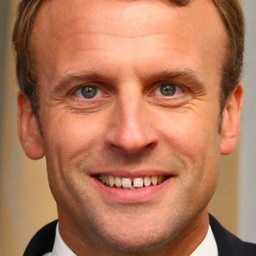
#> input picture imagenes/F22D0301.jpg, 256 x 256 px
$ python -i pysift.py   (imports and definitions only)
#> lines starting #> are read from the running program, lines starting #| are printed output that depends on the picture
#> further down, picture is the input picture: shape (256, 256, 3); mean B, G, R 92.2, 120.1, 178
"""Implementación de SIFT.

Tomada de: https://github.com/rmislam/PythonSIFT/"""

from numpy import all, any, array, arctan2, cos, sin, exp, dot, log, logical_and, roll, sqrt, stack, trace, unravel_index, pi, deg2rad, rad2deg, where, zeros, floor, full, nan, isnan, round, float32
from numpy.linalg import det, lstsq, norm
from cv2 import resize, GaussianBlur, subtract, KeyPoint, INTER_LINEAR, INTER_NEAREST
from functools import cmp_to_key
import logging

####################
# Global variables #
####################

logger = logging.getLogger(__name__)
float_tolerance = 1e-7

#################
# Main function #
#################

def computeKeypointsAndDescriptors(image, sigma=1.6, num_intervals=3, assumed_blur=0.5, image_border_width=5):
    """Compute SIFT keypoints and descriptors for an input image
    """
#> called with sigma = 1.6, num_intervals = 3, assumed_blur = 0.5, image_border_width = 5
    image = image.astype('float32')
    base_image = generateBaseImage(image, sigma, assumed_blur)
    num_octaves = computeNumberOfOctaves(base_image.shape)
    gaussian_kernels = generateGaussianKernels(sigma, num_intervals)
    gaussian_images = generateGaussianImages(base_image, num_octaves, gaussian_kernels)
    dog_images = generateDoGImages(gaussian_images)
    keypoints = findScaleSpaceExtrema(gaussian_images, dog_images, num_intervals, sigma, image_border_width)
    keypoints = removeDuplicateKeypoints(keypoints)
    keypoints = convertKeypointsToInputImageSize(keypoints)
    descriptors = generateDescriptors(keypoints, gaussian_images)
    return keypoints, descriptors

#########################
# Image pyramid related #
#########################

def generateBaseImage(image, sigma, assumed_blur):
    """Generate base image from input image by upsampling by 2 in both directions and blurring
    """
#> called with sigma = 1.6, assumed_blur = 0.5
    logger.debug('Generating base image...')
    image = resize(image, (0, 0), fx=2, fy=2, interpolation=INTER_LINEAR)
#> image: shape (512, 512, 3) float32
    sigma_diff = sqrt(max((sigma ** 2) - ((2 * assumed_blur) ** 2), 0.01))
    return GaussianBlur(image, (0, 0), sigmaX=sigma_diff, sigmaY=sigma_diff)  # the image blur is now sigma instead of assumed_blur

def computeNumberOfOctaves(image_shape):
    """Compute number of octaves in image pyramid as function of base image shape (OpenCV default)
    """
    return int(round(log(min(image_shape)) / log(2) - 1))

def generateGaussianKernels(sigma, num_intervals):
    """Generate list of gaussian kernels at which to blur the input image. Default values of sigma, intervals, and octaves follow section 3 of Lowe's paper.
    """
#> called with sigma = 1.6, num_intervals = 3
    logger.debug('Generating scales...')
    num_images_per_octave = num_intervals + 3
    k = 2 ** (1. / num_intervals)
    gaussian_kernels = zeros(num_images_per_octave)  # scale of gaussian blur necessary to go from one blur scale to the next within an octave
    gaussian_kernels[0] = sigma

    for image_index in range(1, num_images_per_octave):
        sigma_previous = (k ** (image_index - 1)) * sigma
        sigma_total = k * sigma_previous
        gaussian_kernels[image_index] = sqrt(sigma_total ** 2 - sigma_previous ** 2)
    return gaussian_kernels

def generateGaussianImages(image, num_octaves, gaussian_kernels):
    """Generate scale-space pyramid of Gaussian images
    """
#> called with num_octaves = 1, gaussian_kernels = array of shape (6,)
    logger.debug('Generating Gaussian images...')
    gaussian_images = []

    for octave_index in range(num_octaves):
        gaussian_images_in_octave = []
        gaussian_images_in_octave.append(image)  # first image in octave already has the correct blur
        for gaussian_kernel in gaussian_kernels[1:]:
            image = GaussianBlur(image, (0, 0), sigmaX=gaussian_kernel, sigmaY=gaussian_kernel)
            gaussian_images_in_octave.append(image)
        gaussian_images.append(gaussian_images_in_octave)
        octave_base = gaussian_images_in_octave[-3]
        image = resize(octave_base, (int(octave_base.shape[1] / 2), int(octave_base.shape[0] / 2)), interpolation=INTER_NEAREST)
#> this loop made 1 pass
#> pass 1, in generateGaussianImages, `octave_base = gaussian_images_in_octave[-3]`:
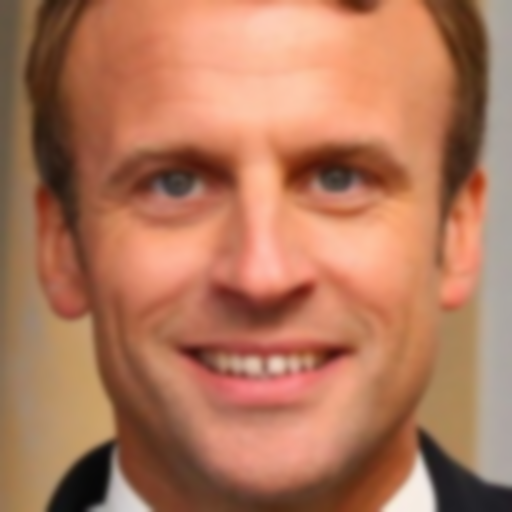
#> octave_base: shape (512, 512, 3) float32; mean of channels 0, 1, 2 92.2, 120.1, 178; drawn as B, G, R
#> after the loop, gaussian_images = 1 item
    return array(gaussian_images)

def generateDoGImages(gaussian_images):
    """Generate Difference-of-Gaussians image pyramid
    """
    logger.debug('Generating Difference-of-Gaussian images...')
    dog_images = []

    for gaussian_images_in_octave in gaussian_images:
        dog_images_in_octave = []
        for first_image, second_image in zip(gaussian_images_in_octave, gaussian_images_in_octave[1:]):
            dog_images_in_octave.append(subtract(second_image, first_image))  # ordinary subtraction will not work because the images are unsigned integers
        dog_images.append(dog_images_in_octave)
#> after the loop, dog_images = 1 item
    return array(dog_images)

###############################
# Scale-space extrema related #
###############################

def findScaleSpaceExtrema(gaussian_images, dog_images, num_intervals, sigma, image_border_width, contrast_threshold=0.04):
    """Find pixel positions of all scale-space extrema in the image pyramid
    """
#> called with gaussian_images = array of shape (1, 6, 512, 512, 3), dog_images = array of shape (1, 5, 512, 512, 3), num_intervals = 3, sigma = 1.6, image_border_width = 5, contrast_threshold = 0.04
    logger.debug('Finding scale-space extrema...')
    threshold = floor(0.5 * contrast_threshold / num_intervals * 255)  # from OpenCV implementation
    keypoints = []

    for octave_index, dog_images_in_octave in enumerate(dog_images):
        for image_index, (first_image, second_image, third_image) in enumerate(zip(dog_images_in_octave, dog_images_in_octave[1:], dog_images_in_octave[2:])):
            # (i, j) is the center of the 3x3 array
            for i in range(image_border_width, first_image.shape[0] - image_border_width):
                for j in range(image_border_width, first_image.shape[1] - image_border_width):
                    if isPixelAnExtremum(first_image[i-1:i+2, j-1:j+2], second_image[i-1:i+2, j-1:j+2], third_image[i-1:i+2, j-1:j+2], threshold):
                        localization_result = localizeExtremumViaQuadraticFit(i, j, image_index + 1, octave_index, num_intervals, dog_images_in_octave, sigma, contrast_threshold, image_border_width)
                        if localization_result is not None:
                            keypoint, localized_image_index = localization_result
                            keypoints_with_orientations = computeKeypointsWithOrientations(keypoint, octave_index, gaussian_images[octave_index][localized_image_index])
                            for keypoint_with_orientation in keypoints_with_orientations:
                                keypoints.append(keypoint_with_orientation)
#> this loop made 1 pass
#> octave_index on pass 1: 0
#> after the loop, keypoints = []
    return keypoints

def isPixelAnExtremum(first_subimage, second_subimage, third_subimage, threshold):
    """Return True if the center element of the 3x3x3 input array is strictly greater than or less than all its neighbors, False otherwise
    """
    center_pixel_value = second_subimage[1, 1]
#> (the run stopped early here; a loop or call above may not have finished)

$ run again, on imagenes/F22D0402.jpg
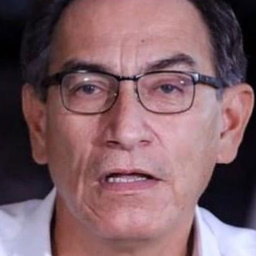
#> input picture imagenes/F22D0402.jpg, 256 x 256 px
#> picture is the input picture: shape (256, 256, 3); mean B, G, R 101.9, 94.8, 126.6
#> the loop in generateGaussianImages, `for octave_index in range(num_octaves):` made 1 pass
#> pass 1, in generateGaussianImages, `octave_base = gaussian_images_in_octave[-3]`:
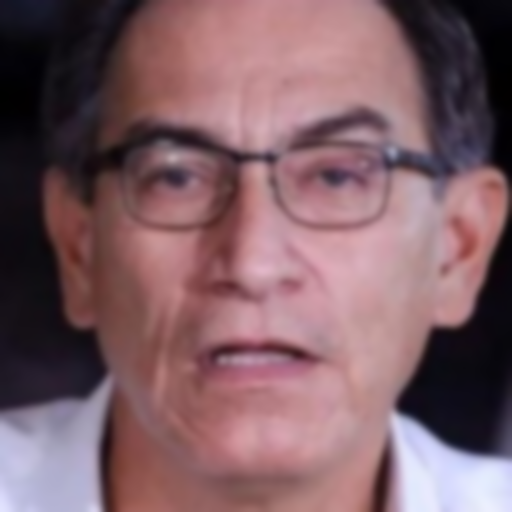
#> octave_base: shape (512, 512, 3) float32; mean of channels 0, 1, 2 101.9, 94.8, 126.6; drawn as B, G, R
#> after the loop in generateGaussianImages, `for octave_index in range(num_octaves):`: gaussian_images = 1 item
#> the loop in generateDoGImages, `for gaussian_images_in_octave in gaussian_images:` made 1 pass
#> the loop in findScaleSpaceExtrema, `for octave_index, dog_images_in_octave in enumerate(dog_images):` made 1 pass
#> octave_index on pass 1: 0
#> after the loop in findScaleSpaceExtrema, `for octave_index, dog_images_in_octave in enumerate(dog_images):`: keypoints = []

$ run again, on imagenes/F22D0702.jpg
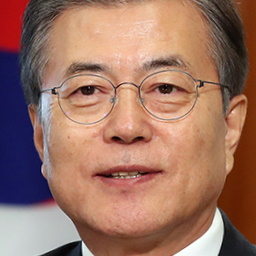
#> input picture imagenes/F22D0702.jpg, 256 x 256 px
#> picture is the input picture: shape (256, 256, 3); mean B, G, R 99.6, 115.2, 156.6
#> in generateBaseImage, `return GaussianBlur(image, (0, 0), sigmaX=sigma_diff, sigmaY=sigma_diff)`:
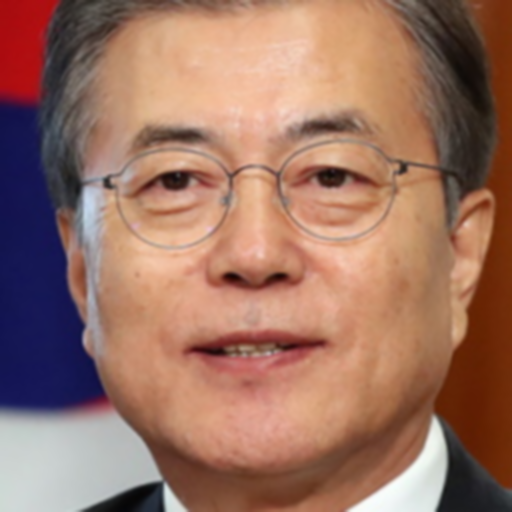
#> returned value: shape (512, 512, 3) float32; mean of channels 0, 1, 2 99.6, 115.2, 156.6; drawn as B, G, R
#> after the loop in generateGaussianImages, `for octave_index in range(num_octaves):`: gaussian_images = 1 item
#> the loop in generateDoGImages, `for gaussian_images_in_octave in gaussian_images:` made 1 pass
#> after the loop in generateDoGImages, `for gaussian_images_in_octave in gaussian_images:`:
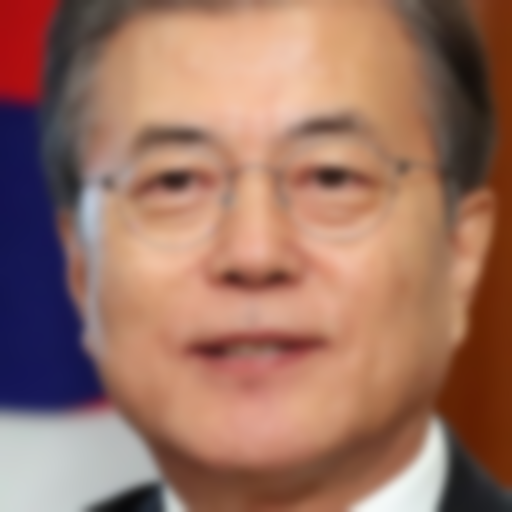
#> second_image: shape (512, 512, 3) float32; mean of channels 0, 1, 2 99.6, 115.2, 156.6; drawn as B, G, R
#> the loop in findScaleSpaceExtrema, `for octave_index, dog_images_in_octave in enumerate(dog_images):` made 1 pass
#> octave_index on pass 1: 0
#> after the loop in findScaleSpaceExtrema, `for octave_index, dog_images_in_octave in enumerate(dog_images):`: keypoints = []

$ run again, on imagenes/F22M0403.jpg
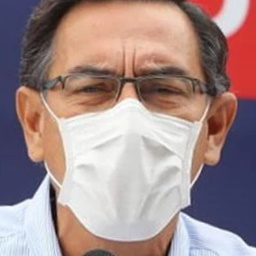
#> input picture imagenes/F22M0403.jpg, 256 x 256 px
#> picture is the input picture: shape (256, 256, 3); mean B, G, R 139.3, 140.5, 163.8
#> the loop in generateGaussianImages, `for octave_index in range(num_octaves):` made 1 pass
#> pass 1, in generateGaussianImages, `octave_base = gaussian_images_in_octave[-3]`:
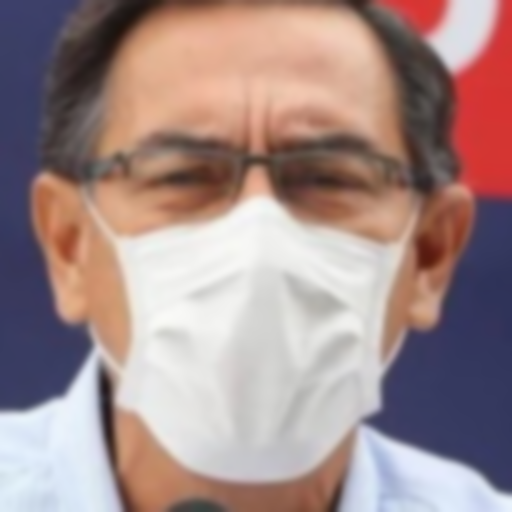
#> octave_base: shape (512, 512, 3) float32; mean of channels 0, 1, 2 139.3, 140.6, 163.8; drawn as B, G, R
#> after the loop in generateGaussianImages, `for octave_index in range(num_octaves):`: gaussian_images = 1 item
#> the loop in generateDoGImages, `for gaussian_images_in_octave in gaussian_images:` made 1 pass
#> the loop in findScaleSpaceExtrema, `for octave_index, dog_images_in_octave in enumerate(dog_images):` made 1 pass
#> octave_index on pass 1: 0
#> after the loop in findScaleSpaceExtrema, `for octave_index, dog_images_in_octave in enumerate(dog_images):`: keypoints = []
